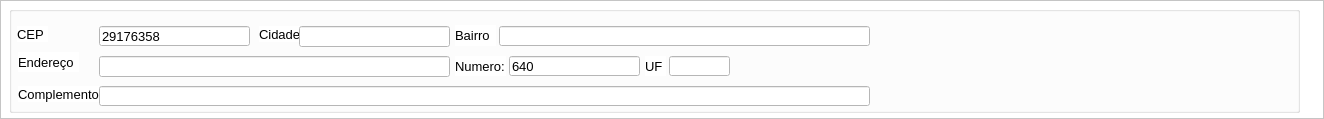
         <widget class="QFrame" name="frame_46">
          <property name="geometry">
           <rect>
            <x>10</x>
            <y>111</y>
            <width>1324</width>
            <height>119</height>
           </rect>
          </property>
          <property name="styleSheet">
           <string notr="true">background-color: rgb(255, 255, 255);</string>
          </property>
          <property name="frameShape">
           <enum>QFrame::StyledPanel</enum>
          </property>
          <property name="frameShadow">
           <enum>QFrame::Raised</enum>
          </property>
          <widget class="QGroupBox" name="groupBox_53">
           <property name="geometry">
            <rect>
             <x>9</x>
             <y>6</y>
             <width>1291</width>
             <height>107</height>
            </rect>
           </property>
           <property name="title">
            <string/>
           </property>
           <widget class="QLabel" name="label_173">
            <property name="geometry">
             <rect>
              <x>8</x>
              <y>20</y>
              <width>31</width>
              <height>16</height>
             </rect>
            </property>
            <property name="font">
             <font>
              <family>Arial</family>
              <pointsize>10</pointsize>
             </font>
            </property>
            <property name="text">
             <string>CEP</string>
            </property>
           </widget>
           <widget class="QLineEdit" name="lineEdit_23">
            <property name="geometry">
             <rect>
              <x>660</x>
              <y>50</y>
              <width>61</width>
              <height>20</height>
             </rect>
            </property>
            <property name="font">
             <font>
              <family>Arial</family>
              <pointsize>10</pointsize>
             </font>
            </property>
            <property name="styleSheet">
             <string notr="true">background-color: rgb(255, 255, 255);</string>
            </property>
            <property name="text">
             <string/>
            </property>
           </widget>
           <widget class="QLabel" name="label_174">
            <property name="geometry">
             <rect>
              <x>9</x>
              <y>46</y>
              <width>61</width>
              <height>20</height>
             </rect>
            </property>
            <property name="font">
             <font>
              <family>Arial</family>
              <pointsize>10</pointsize>
             </font>
            </property>
            <property name="text">
             <string>Endereço</string>
            </property>
           </widget>
           <widget class="QLabel" name="label_175">
            <property name="geometry">
             <rect>
              <x>250</x>
              <y>20</y>
              <width>47</width>
              <height>16</height>
             </rect>
            </property>
            <property name="font">
             <font>
              <family>Arial</family>
              <pointsize>10</pointsize>
             </font>
            </property>
            <property name="text">
             <string>Cidade</string>
            </property>
           </widget>
           <widget class="QLineEdit" name="numeroCliente_4">
            <property name="geometry">
             <rect>
              <x>500</x>
              <y>50</y>
              <width>131</width>
              <height>20</height>
             </rect>
            </property>
            <property name="font">
             <font>
              <family>Arial</family>
              <pointsize>10</pointsize>
             </font>
            </property>
            <property name="styleSheet">
             <string notr="true">background-color: rgb(255, 255, 255);</string>
            </property>
            <property name="text">
             <string>640</string>
            </property>
           </widget>
           <widget class="QLineEdit" name="cidadeCliente_4">
            <property name="geometry">
             <rect>
              <x>290</x>
              <y>20</y>
              <width>151</width>
              <height>21</height>
             </rect>
            </property>
            <property name="font">
             <font>
              <family>Arial</family>
              <pointsize>10</pointsize>
             </font>
            </property>
            <property name="styleSheet">
             <string notr="true">background-color: rgb(255, 255, 255);</string>
            </property>
            <property name="text">
             <string/>
            </property>
           </widget>
           <widget class="QLabel" name="label_176">
            <property name="geometry">
             <rect>
              <x>446</x>
              <y>50</y>
              <width>51</width>
              <height>20</height>
             </rect>
            </property>
            <property name="font">
             <font>
              <family>Arial</family>
              <pointsize>10</pointsize>
             </font>
            </property>
            <property name="text">
             <string>Numero:</string>
            </property>
           </widget>
           <widget class="QLabel" name="label_177">
            <property name="geometry">
             <rect>
              <x>636</x>
              <y>50</y>
              <width>21</width>
              <height>20</height>
             </rect>
            </property>
            <property name="font">
             <font>
              <family>Arial</family>
              <pointsize>10</pointsize>
             </font>
            </property>
            <property name="text">
             <string>UF</string>
            </property>
           </widget>
           <widget class="QLineEdit" name="cepCliente_4">
            <property name="geometry">
             <rect>
              <x>90</x>
              <y>20</y>
              <width>151</width>
              <height>20</height>
             </rect>
            </property>
            <property name="font">
             <font>
              <family>Arial</family>
              <pointsize>10</pointsize>
             </font>
            </property>
            <property name="styleSheet">
             <string notr="true">background-color: rgb(255, 255, 255);</string>
            </property>
            <property name="text">
             <string>29176358</string>
            </property>
           </widget>
           <widget class="QLabel" name="label_178">
            <property name="geometry">
             <rect>
              <x>446</x>
              <y>19</y>
              <width>41</width>
              <height>21</height>
             </rect>
            </property>
            <property name="font">
             <font>
              <family>Arial</family>
              <pointsize>10</pointsize>
             </font>
            </property>
            <property name="text">
             <string>Bairro</string>
            </property>
           </widget>
           <widget class="QLineEdit" name="enderecoCliente_4">
            <property name="geometry">
             <rect>
              <x>90</x>
              <y>50</y>
              <width>351</width>
              <height>21</height>
             </rect>
            </property>
            <property name="font">
             <font>
              <family>Arial</family>
              <pointsize>10</pointsize>
             </font>
            </property>
            <property name="styleSheet">
             <string notr="true">background-color: rgb(255, 255, 255);</string>
            </property>
            <property name="text">
             <string/>
            </property>
            <property name="clearButtonEnabled">
             <bool>false</bool>
            </property>
           </widget>
           <widget class="QLineEdit" name="compleCliente_4">
            <property name="geometry">
             <rect>
              <x>90</x>
              <y>80</y>
              <width>771</width>
              <height>20</height>
             </rect>
            </property>
            <property name="font">
             <font>
              <family>Arial</family>
              <pointsize>10</pointsize>
             </font>
            </property>
            <property name="styleSheet">
             <string notr="true">background-color: rgb(255, 255, 255);</string>
            </property>
            <property name="text">
             <string/>
            </property>
           </widget>
           <widget class="QPushButton" name="verificaCep_4">
            <property name="geometry">
             <rect>
              <x>40</x>
              <y>12</y>
              <width>41</width>
              <height>31</height>
             </rect>
            </property>
            <property name="font">
             <font>
              <pointsize>10</pointsize>
              <weight>75</weight>
              <bold>true</bold>
             </font>
            </property>
            <property name="cursor">
             <cursorShape>PointingHandCursor</cursorShape>
            </property>
            <property name="mouseTracking">
             <bool>false</bool>
            </property>
            <property name="tabletTracking">
             <bool>false</bool>
            </property>
            <property name="focusPolicy">
             <enum>Qt::NoFocus</enum>
            </property>
            <property name="acceptDrops">
             <bool>true</bool>
            </property>
            <property name="toolTip">
             <string>Consultar Cep</string>
            </property>
            <property name="statusTip">
             <string/>
            </property>
            <property name="accessibleName">
             <string/>
            </property>
            <property name="accessibleDescription">
             <string/>
            </property>
            <property name="layoutDirection">
             <enum>Qt::LeftToRight</enum>
            </property>
            <property name="autoFillBackground">
             <bool>false</bool>
            </property>
            <property name="styleSheet">
             <string notr="true"/>
            </property>
            <property name="inputMethodHints">
             <set>Qt::ImhNone</set>
            </property>
            <property name="text">
             <string/>
            </property>
            <property name="icon">
             <iconset>
              <normaloff>../../Imagens/lupa.ico</normaloff>../../Imagens/lupa.ico</iconset>
            </property>
            <property name="iconSize">
             <size>
              <width>30</width>
              <height>30</height>
             </size>
            </property>
            <property name="shortcut">
             <string/>
            </property>
            <property name="checkable">
             <bool>false</bool>
            </property>
            <property name="checked">
             <bool>false</bool>
            </property>
            <property name="autoRepeat">
             <bool>false</bool>
            </property>
            <property name="autoExclusive">
             <bool>false</bool>
            </property>
            <property name="autoDefault">
             <bool>true</bool>
            </property>
            <property name="default">
             <bool>false</bool>
            </property>
            <property name="flat">
             <bool>true</bool>
            </property>
           </widget>
           <widget class="QLabel" name="label_179">
            <property name="geometry">
             <rect>
              <x>9</x>
              <y>80</y>
              <width>81</width>
              <height>16</height>
             </rect>
            </property>
            <property name="font">
             <font>
              <family>Arial</family>
              <pointsize>10</pointsize>
             </font>
            </property>
            <property name="text">
             <string>Complemento</string>
            </property>
           </widget>
           <widget class="QLineEdit" name="bairroCliente_4">
            <property name="geometry">
             <rect>
              <x>490</x>
              <y>20</y>
              <width>371</width>
              <height>20</height>
             </rect>
            </property>
            <property name="font">
             <font>
              <family>Arial</family>
              <pointsize>10</pointsize>
             </font>
            </property>
            <property name="styleSheet">
             <string notr="true">background-color: rgb(255, 255, 255);</string>
            </property>
            <property name="text">
             <string/>
            </property>
           </widget>
          </widget>
         </widget>
